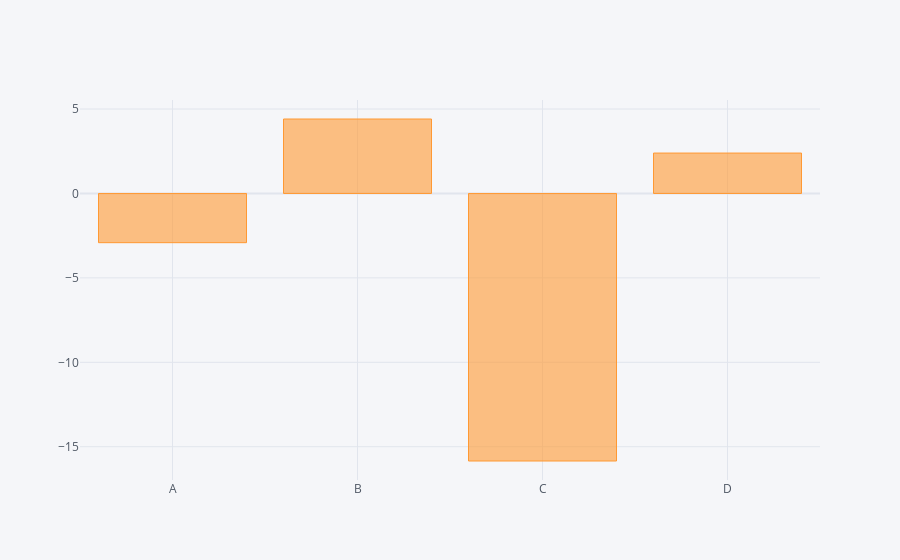

Here is the notebook cell this chart was saved with:
### Code cell
df.sum().iplot(kind='bar')

### Figure 1 — Plotly figure (JSON) as saved in the notebook; plotly's stock layout.template omitted (floating-point values rounded to 4 significant figures)
{"data": [{"marker": {"color": "rgba(255, 153, 51, 0.6)", "line": {"color": "rgba(255, 153, 51, 1.0)", "width": 1}}, "name": "None", "orientation": "v", "text": "", "type": "bar", "x": ["A", "B", "C", "D"], "y": [-2.915, 4.41, -15.84, 2.393]}], "layout": {"legend": {"bgcolor": "#F5F6F9", "font": {"color": "#4D5663"}}, "paper_bgcolor": "#F5F6F9", "plot_bgcolor": "#F5F6F9", "title": {"font": {"color": "#4D5663"}}, "xaxis": {"gridcolor": "#E1E5ED", "showgrid": true, "tickfont": {"color": "#4D5663"}, "title": {"font": {"color": "#4D5663"}, "text": ""}, "zerolinecolor": "#E1E5ED"}, "yaxis": {"gridcolor": "#E1E5ED", "showgrid": true, "tickfont": {"color": "#4D5663"}, "title": {"font": {"color": "#4D5663"}, "text": ""}, "zerolinecolor": "#E1E5ED"}}}
